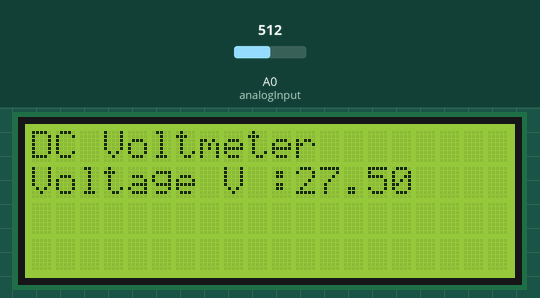
Bench run of a sketch on a simulated Arduino Uno, built with avr-gcc and run on an emulated ATmega328P. Parts: 20×4 character LCD. Inputs (shaded band) come from the test bench; at power-on: A0 (analogInput) = 512.

Above: at 4.2 s.
4.3 s: A0 (analogInput) set to 716
At 5.0 s:
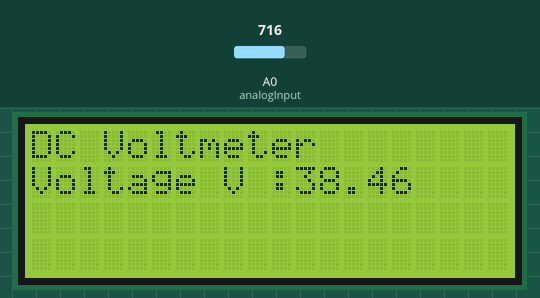
7.4 s: A0 (analogInput) set to 900
At 8.2 s:
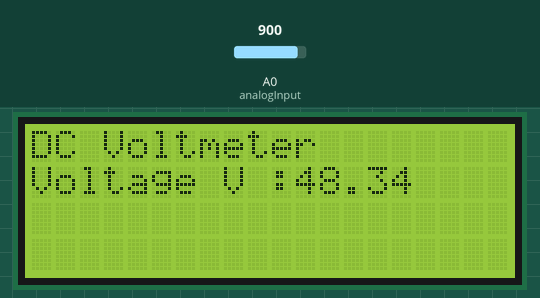
9.3 s: A0 (analogInput) set to 1023
At 9.8 s:
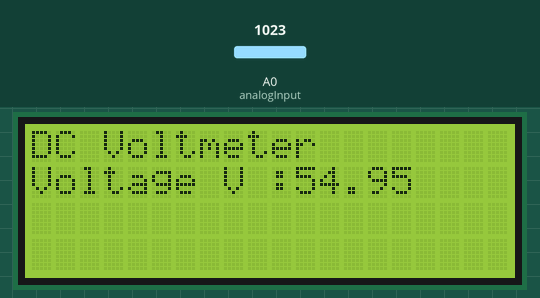
Timing chart, 0 to 12.3 s (numbered marks = the images above; inputs shaded):
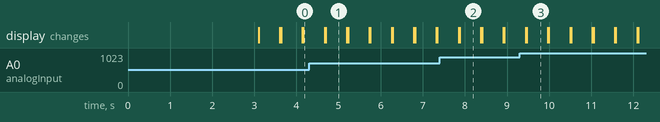

The sketch:

DC_voltmeter.ino
```cpp
#include <LiquidCrystal_I2C.h>

LiquidCrystal_I2C lcd(0x27,20,4);
int analogInput = 0;
float vout = 0.0;
float vin = 0.0;
float R1 = 100000.0; // resistance of R1 (100K)
float R2 = 10000.0; // resistance of R2 (10K)
int value = 0;
void setup() {
  lcd.init();
  Serial.begin(9600);
  pinMode(analogInput, INPUT);
  lcd.backlight();
  lcd.setCursor(2, 0);
  lcd.print("DC VOLTMETER");
  delay(3000);
  lcd.clear();

}
void loop() {
  lcd.print("DC Voltmeter");
  // read the value at analog input
  value = analogRead(analogInput);
  //Serial.print("value: ");
  //Serial.println(value);
  vout = (value * 5.0) / 1024.0;
  vin = vout / (R2 / (R1 + R2));
  //Serial.print("vin: ");
  //Serial.println(vin);
  if (vin < 0.09)
  {
    vin = 0.0;
  }
  lcd.setCursor(0, 1);
  lcd.print("Voltage V :");
  lcd.print(vin);
  delay(500);
  lcd.clear();
}
```

Measured:
- after the input at 4.3 s, the display: first differs from a run without the input after 0.40 s (image 1)
- after the input at 7.4 s, the display: first differs from a run without the input after 0.48 s (image 2)
- after the input at 9.3 s, the display: first differs from a run without the input after 0.17 s (image 3)
- what the display in image 1 shows lasts 0.5 s, from 4.7 s to 5.2 s
